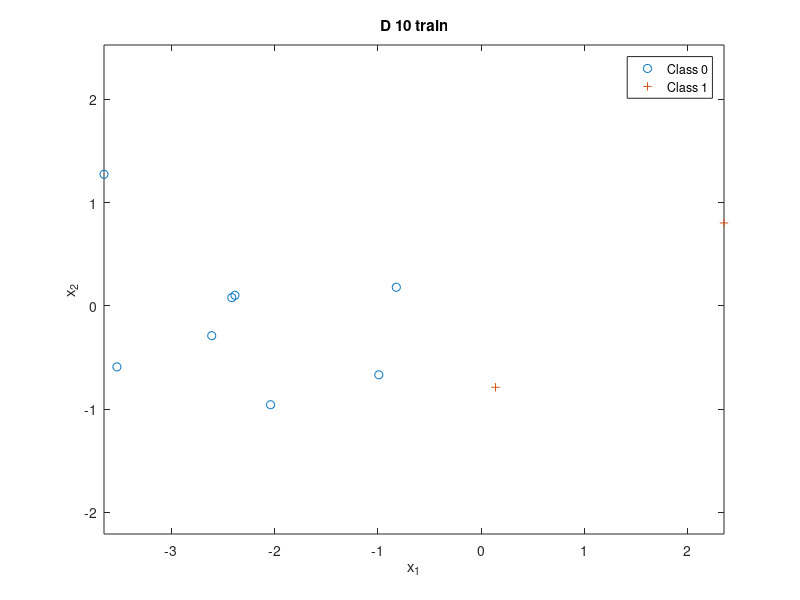
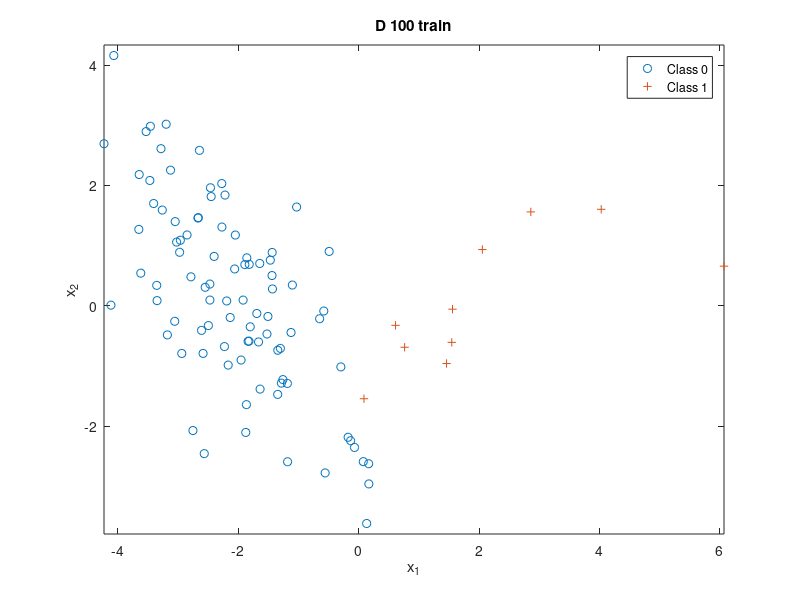
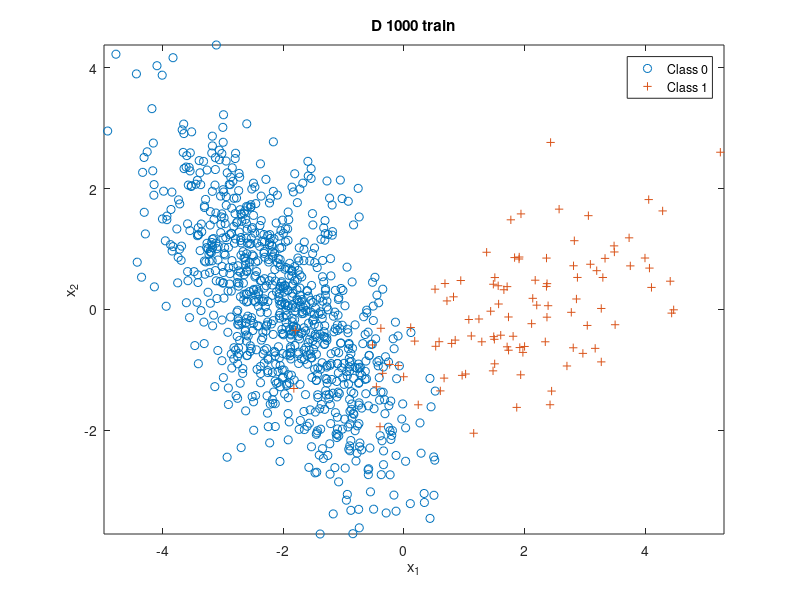
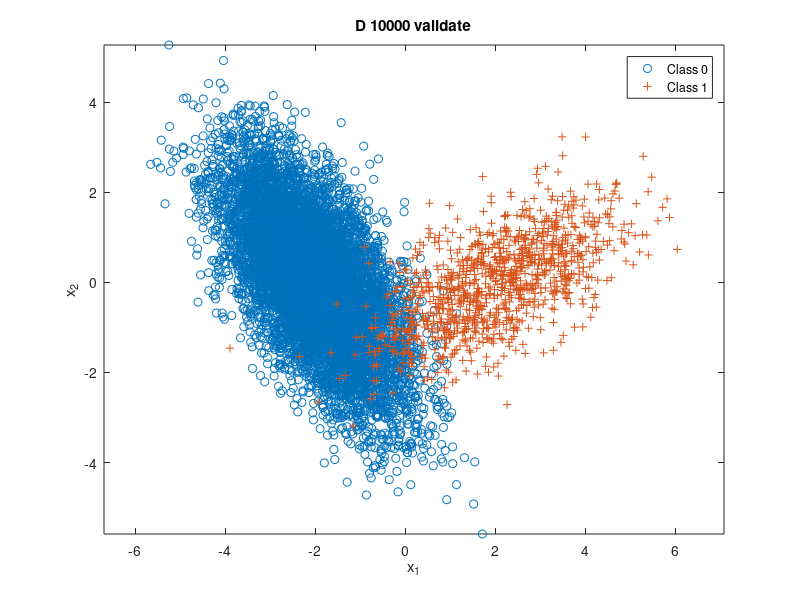

The MATLAB script that drew these images, in order:
clc
clear

%% ================== Generating D_10_train =============== %%
n = 2; % number of feature dimensions
N = 10; % number of iid samples
mu(:,1) = [-2; 0];
mu(:,2) = [2; 0];
Sigma(:,:,1) = [ 1 -0.9; -0.9, 2 ]; 
Sigma(:,:,2) = [ 2 0.9; 0.9, 1 ]; 
prior = [0.9,0.1]; % class priors for labels 0 and 1 respectively
label_D_10_train = rand(1,N) >= prior(1);
Nc = [length(find(label_D_10_train==0)),length(find(label_D_10_train==1))]; % number of samples from each class
D_10_train = zeros(n,N); 
% Draw samples from each class pdf
for l = 0:1
    D_10_train(:,label_D_10_train==l) = mvnrnd(mu(:,l+1),Sigma(:,:,l+1),Nc(l+1))';
end
c0_data = [];
c1_data = [];
for i = 1 : N
    if label_D_10_train(i) == 0
        c0_data = [c0_data; D_10_train(:, i)'];
    end
    if label_D_10_train(i) == 1
        c1_data = [c1_data; D_10_train(:, i)'];
    end
end

figure(1), clf,
plot(c0_data(:,1),c0_data(:,2),'o'), hold on,
if ~ isempty(c1_data)
    plot(c1_data(:,1),c1_data(:,2),'+')
end
axis equal,
legend('Class 0','Class 1'), 
title('D 10 train'),
xlabel('x_1'), ylabel('x_2'),

%% ================== Generating D_100_train =============== %%
N = 100;
label_D_100_train = rand(1,N) >= prior(1);
Nc = [length(find(label_D_100_train==0)),length(find(label_D_100_train==1))]; % number of samples from each class
D_100_train = zeros(n,N); 
% Draw samples from each class pdf
for l = 0:1
    D_100_train(:,label_D_100_train==l) = mvnrnd(mu(:,l+1),Sigma(:,:,l+1),Nc(l+1))';
end
c0_data = [];
c1_data = [];
for i = 1 : N
    if label_D_100_train(i) == 0
        c0_data = [c0_data; D_100_train(:, i)'];
    end
    if label_D_100_train(i) == 1
        c1_data = [c1_data; D_100_train(:, i)'];
    end
end

figure(2), clf,
plot(c0_data(:,1),c0_data(:,2),'o'), hold on,
plot(c1_data(:,1),c1_data(:,2),'+'), axis equal,
legend('Class 0','Class 1'), 
title('D 100 train'),
xlabel('x_1'), ylabel('x_2'),

%% ================== Generating D_1000_train =============== %%
N = 1000;
label_D_1000_train = rand(1,N) >= prior(1);
Nc = [length(find(label_D_1000_train==0)),length(find(label_D_1000_train==1))]; % number of samples from each class
D_1000_train = zeros(n,N); 
% Draw samples from each class pdf
for l = 0:1
    D_1000_train(:,label_D_1000_train==l) = mvnrnd(mu(:,l+1),Sigma(:,:,l+1),Nc(l+1))';
end
c0_data = [];
c1_data = [];
for i = 1 : N
    if label_D_1000_train(i) == 0
        c0_data = [c0_data; D_1000_train(:, i)'];
    end
    if label_D_1000_train(i) == 1
        c1_data = [c1_data; D_1000_train(:, i)'];
    end
end

figure(3), clf,
plot(c0_data(:,1),c0_data(:,2),'o'), hold on,
plot(c1_data(:,1),c1_data(:,2),'+'), axis equal,
legend('Class 0','Class 1'), 
title('D 1000 train'),
xlabel('x_1'), ylabel('x_2'),

%% ================== Generating D_10000_validate =============== %%
N = 10000;
label_D_10000_validate = rand(1,N) >= prior(1);
Nc = [length(find(label_D_10000_validate==0)),length(find(label_D_10000_validate==1))]; % number of samples from each class
D_10000_validate = zeros(n,N); 
% Draw samples from each class pdf
for l = 0:1
    D_10000_validate(:,label_D_10000_validate==l) = mvnrnd(mu(:,l+1),Sigma(:,:,l+1),Nc(l+1))';
end
c0_data = [];
c1_data = [];
for i = 1 : N
    if label_D_10000_validate(i) == 0
        c0_data = [c0_data; D_10000_validate(:, i)'];
    end
    if label_D_10000_validate(i) == 1
        c1_data = [c1_data; D_10000_validate(:, i)'];
    end
end

figure(4), clf,
plot(c0_data(:,1),c0_data(:,2),'o'), hold on,
plot(c1_data(:,1),c1_data(:,2),'+'), axis equal,
legend('Class 0','Class 1'), 
title('D 10000 validate'),
xlabel('x_1'), ylabel('x_2'),

%% =============== Saving all datasets =================== %%
save('D_10_train.mat', 'D_10_train', 'label_D_10_train');
save('D_100_train.mat', 'D_100_train', 'label_D_100_train');
save('D_1000_train.mat', 'D_1000_train', 'label_D_1000_train');
save('D_10000_validate.mat', 'D_10000_validate', 'label_D_10000_validate');